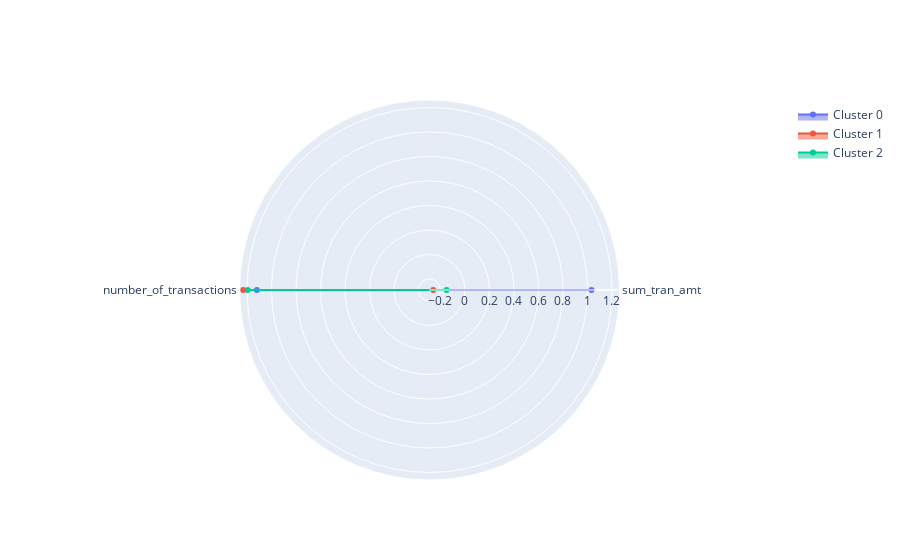

The notebook cell this image was saved under:
### Code cell
#Radar plot

#Plot features (columns) as theta (angle). Use the data grouped by the clusters
angle = df.columns

# 3: Initialize plot/figure
chart = go.Figure()

# Loop over each cluster 
for i in range(3):
    # Select column values in df_scaled
    radius = df.loc[i].values

# Plot values
    chart .add_trace(go.Scatterpolar
        (r = radius,
        theta = angle,
        fill = "toself",
        name = f'Cluster {i}'
            )
        )
# Add labels etc
chart.update_layout(
    polar=dict (  radialaxis = dict (visible = True)  ),
    showlegend=True
        )

chart.show()

### Figure 1 — Plotly figure (JSON) as saved in the notebook; plotly's stock layout.template omitted (floating-point values rounded to 4 significant figures)
{"data": [{"fill": "toself", "name": "Cluster 0", "r": [1.033, 1.12], "theta": ["sum_tran_amt", "number_of_transactions"], "type": "scatterpolar"}, {"fill": "toself", "name": "Cluster 1", "r": [-0.2588, 1.231], "theta": ["sum_tran_amt", "number_of_transactions"], "type": "scatterpolar"}, {"fill": "toself", "name": "Cluster 2", "r": [-0.15, 1.194], "theta": ["sum_tran_amt", "number_of_transactions"], "type": "scatterpolar"}], "layout": {"polar": {"radialaxis": {"visible": true}}, "showlegend": true}}
